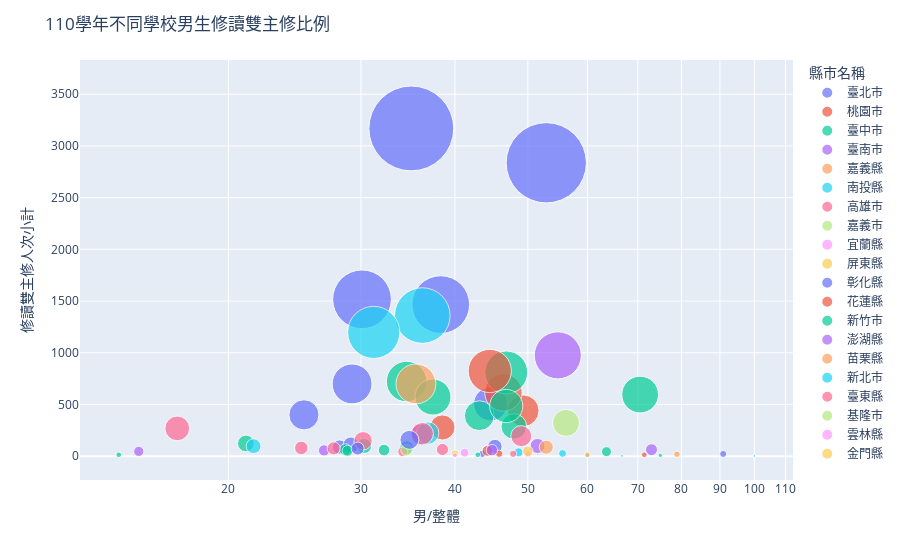

This figure's notebook cell:
### Markdown cell above
110學年不同學校男生選修雙主修比例

### Code cell
fig110 = px.scatter(collegeyearsex.query("學年度==110"), x="男/整體", y="修讀雙主修人次小計",
	         size="修讀雙主修人次小計", color="縣市名稱",
                 hover_name="學校名稱", log_x=True, size_max=60)
fig110.update_layout(title='110學年不同學校男生修讀雙主修比例')
fig110.show()

### Figure 1 — Plotly figure (JSON) as saved in the notebook; plotly's stock layout.template omitted (floating-point values rounded to 4 significant figures)
{"data": [{"hovertemplate": "<b>%{hovertext}</b><br><br>縣市名稱=臺北市<br>男/整體=%{x}<br>修讀雙主修人次小計=%{marker.size}<extra></extra>", "hovertext": ["世新大學", "中國文化大學", "國立政治大學", "國立臺北商業大學", "國立臺北教育大學", "國立臺北科技大學", "國立臺北藝術大學", "國立臺北護理健康大學", "國立臺灣大學", "國立臺灣師範大學", "國立臺灣戲曲學院", "國立臺灣科技大學", "大同大學", "實踐大學", "東吳大學", "臺北市立大學", "臺北醫學大學", "銘傳大學"], "legendgroup": "臺北市", "marker": {"color": "#636efa", "size": [400, 699, 3169, 23, 93, 22, 6, 10, 2837, 1466, 4, 505, 5, 14, 1517, 208, 89, 110], "sizemode": "area", "sizeref": 0.8803, "symbol": "circle"}, "mode": "markers", "name": "臺北市", "orientation": "v", "showlegend": true, "type": "scatter", "x": ["25.2%", "29.2%", "35.0%", "43.5%", "45.2%", "90.9%", "0.0%", "60.0%", "52.9%", "38.3%", "0.0%", "44.6%", "0.0%", "0.0%", "30.1%", "36.1%", "28.1%", "29.1%"], "xaxis": "x", "y": [400, 699, 3169, 23, 93, 22, 6, 10, 2837, 1466, 4, 505, 5, 14, 1517, 208, 89, 110], "yaxis": "y"}, {"hovertemplate": "<b>%{hovertext}</b><br><br>縣市名稱=桃園市<br>男/整體=%{x}<br>修讀雙主修人次小計=%{marker.size}<extra></extra>", "hovertext": ["中原大學", "元智大學", "國立中央大學", "國立體育大學", "長庚大學", "開南大學", "龍華科技大學"], "legendgroup": "桃園市", "marker": {"color": "#EF553B", "size": [278, 52, 440, 3, 616, 24, 14], "sizemode": "area", "sizeref": 0.8803, "symbol": "circle"}, "mode": "markers", "name": "桃園市", "orientation": "v", "showlegend": true, "type": "scatter", "x": ["38.5%", "44.2%", "49.3%", "66.7%", "46.4%", "45.8%", "71.4%"], "xaxis": "x", "y": [278, 52, 440, 3, 616, 24, 14], "yaxis": "y"}, {"hovertemplate": "<b>%{hovertext}</b><br><br>縣市名稱=臺中市<br>男/整體=%{x}<br>修讀雙主修人次小計=%{marker.size}<extra></extra>", "hovertext": ["中國醫藥大學", "中山醫學大學", "中臺科技大學", "亞洲大學", "僑光科技大學", "國立中興大學", "國立勤益科技大學", "國立臺中教育大學", "國立臺中科技大學", "國立臺灣體育運動大學", "嶺東科技大學", "弘光科技大學", "朝陽科技大學", "東海大學", "逢甲大學", "靜宜大學"], "legendgroup": "臺中市", "marker": {"color": "#00cc96", "size": [810, 123, 5, 99, 8, 392, 44, 63, 14, 3, 84, 59, 52, 722, 288, 572], "sizemode": "area", "sizeref": 0.8803, "symbol": "circle"}, "mode": "markers", "name": "臺中市", "orientation": "v", "showlegend": true, "type": "scatter", "x": ["46.8%", "21.1%", "0.0%", "30.3%", "75.0%", "43.1%", "63.6%", "28.6%", "14.3%", "0.0%", "34.5%", "32.2%", "28.8%", "34.5%", "47.9%", "37.4%"], "xaxis": "x", "y": [810, 123, 5, 99, 8, 392, 44, 63, 14, 3, 84, 59, 52, 722, 288, 572], "yaxis": "y"}, {"hovertemplate": "<b>%{hovertext}</b><br><br>縣市名稱=臺南市<br>男/整體=%{x}<br>修讀雙主修人次小計=%{marker.size}<extra></extra>", "hovertext": ["中華醫事科技大學", "國立成功大學", "國立臺南大學", "崑山科技大學", "遠東科技大學", "長榮大學"], "legendgroup": "臺南市", "marker": {"color": "#ab63fa", "size": [46, 975, 56, 99, 63, 58], "sizemode": "area", "sizeref": 0.8803, "symbol": "circle"}, "mode": "markers", "name": "臺南市", "orientation": "v", "showlegend": true, "type": "scatter", "x": ["15.2%", "54.8%", "26.8%", "51.5%", "73.0%", "44.8%"], "xaxis": "x", "y": [46, 975, 56, 99, 63, 58], "yaxis": "y"}, {"hovertemplate": "<b>%{hovertext}</b><br><br>縣市名稱=嘉義縣<br>男/整體=%{x}<br>修讀雙主修人次小計=%{marker.size}<extra></extra>", "hovertext": ["南華大學", "吳鳳科技大學", "國立中正大學"], "legendgroup": "嘉義縣", "marker": {"color": "#FFA15A", "size": [87, 2, 699], "sizemode": "area", "sizeref": 0.8803, "symbol": "circle"}, "mode": "markers", "name": "嘉義縣", "orientation": "v", "showlegend": true, "type": "scatter", "x": ["52.9%", "100.0%", "35.5%"], "xaxis": "x", "y": [87, 2, 699], "yaxis": "y"}, {"hovertemplate": "<b>%{hovertext}</b><br><br>縣市名稱=南投縣<br>男/整體=%{x}<br>修讀雙主修人次小計=%{marker.size}<extra></extra>", "hovertext": ["南開科技大學", "國立暨南國際大學"], "legendgroup": "南投縣", "marker": {"color": "#19d3f3", "size": [37, 223], "sizemode": "area", "sizeref": 0.8803, "symbol": "circle"}, "mode": "markers", "name": "南投縣", "orientation": "v", "showlegend": true, "type": "scatter", "x": ["48.6%", "36.8%"], "xaxis": "x", "y": [37, 223], "yaxis": "y"}, {"hovertemplate": "<b>%{hovertext}</b><br><br>縣市名稱=高雄市<br>男/整體=%{x}<br>修讀雙主修人次小計=%{marker.size}<extra></extra>", "hovertext": ["國立中山大學", "國立高雄大學", "國立高雄師範大學", "國立高雄科技大學", "國立高雄餐旅大學", "樹德科技大學", "義守大學", "輔英科技大學", "高苑科技大學", "高雄醫學大學"], "legendgroup": "高雄市", "marker": {"color": "#FF6692", "size": [194, 44, 149, 218, 5, 76, 65, 269, 2, 80], "sizemode": "area", "sizeref": 0.8803, "symbol": "circle"}, "mode": "markers", "name": "高雄市", "orientation": "v", "showlegend": true, "type": "scatter", "x": ["49.0%", "34.1%", "30.2%", "36.2%", "100.0%", "27.6%", "38.5%", "17.1%", "100.0%", "25.0%"], "xaxis": "x", "y": [194, 44, 149, 218, 5, 76, 65, 269, 2, 80], "yaxis": "y"}, {"hovertemplate": "<b>%{hovertext}</b><br><br>縣市名稱=嘉義市<br>男/整體=%{x}<br>修讀雙主修人次小計=%{marker.size}<extra></extra>", "hovertext": ["國立嘉義大學"], "legendgroup": "嘉義市", "marker": {"color": "#B6E880", "size": [58], "sizemode": "area", "sizeref": 0.8803, "symbol": "circle"}, "mode": "markers", "name": "嘉義市", "orientation": "v", "showlegend": true, "type": "scatter", "x": ["34.5%"], "xaxis": "x", "y": [58], "yaxis": "y"}, {"hovertemplate": "<b>%{hovertext}</b><br><br>縣市名稱=宜蘭縣<br>男/整體=%{x}<br>修讀雙主修人次小計=%{marker.size}<extra></extra>", "hovertext": ["國立宜蘭大學"], "legendgroup": "宜蘭縣", "marker": {"color": "#FF97FF", "size": [34], "sizemode": "area", "sizeref": 0.8803, "symbol": "circle"}, "mode": "markers", "name": "宜蘭縣", "orientation": "v", "showlegend": true, "type": "scatter", "x": ["41.2%"], "xaxis": "x", "y": [34], "yaxis": "y"}, {"hovertemplate": "<b>%{hovertext}</b><br><br>縣市名稱=屏東縣<br>男/整體=%{x}<br>修讀雙主修人次小計=%{marker.size}<extra></extra>", "hovertext": ["國立屏東大學", "國立屏東科技大學"], "legendgroup": "屏東縣", "marker": {"color": "#FECB52", "size": [25, 15], "sizemode": "area", "sizeref": 0.8803, "symbol": "circle"}, "mode": "markers", "name": "屏東縣", "orientation": "v", "showlegend": true, "type": "scatter", "x": ["40.0%", "60.0%"], "xaxis": "x", "y": [25, 15], "yaxis": "y"}, {"hovertemplate": "<b>%{hovertext}</b><br><br>縣市名稱=彰化縣<br>男/整體=%{x}<br>修讀雙主修人次小計=%{marker.size}<extra></extra>", "hovertext": ["國立彰化師範大學", "大葉大學"], "legendgroup": "彰化縣", "marker": {"color": "#636efa", "size": [158, 74], "sizemode": "area", "sizeref": 0.8803, "symbol": "circle"}, "mode": "markers", "name": "彰化縣", "orientation": "v", "showlegend": true, "type": "scatter", "x": ["34.8%", "29.7%"], "xaxis": "x", "y": [158, 74], "yaxis": "y"}, {"hovertemplate": "<b>%{hovertext}</b><br><br>縣市名稱=花蓮縣<br>男/整體=%{x}<br>修讀雙主修人次小計=%{marker.size}<extra></extra>", "hovertext": ["國立東華大學"], "legendgroup": "花蓮縣", "marker": {"color": "#EF553B", "size": [824], "sizemode": "area", "sizeref": 0.8803, "symbol": "circle"}, "mode": "markers", "name": "花蓮縣", "orientation": "v", "showlegend": true, "type": "scatter", "x": ["44.5%"], "xaxis": "x", "y": [824], "yaxis": "y"}, {"hovertemplate": "<b>%{hovertext}</b><br><br>縣市名稱=新竹市<br>男/整體=%{x}<br>修讀雙主修人次小計=%{marker.size}<extra></extra>", "hovertext": ["國立清華大學", "國立陽明交通大學", "玄奘大學"], "legendgroup": "新竹市", "marker": {"color": "#00cc96", "size": [485, 596, 14], "sizemode": "area", "sizeref": 0.8803, "symbol": "circle"}, "mode": "markers", "name": "新竹市", "orientation": "v", "showlegend": true, "type": "scatter", "x": ["46.8%", "70.5%", "42.9%"], "xaxis": "x", "y": [485, 596, 14], "yaxis": "y"}, {"hovertemplate": "<b>%{hovertext}</b><br><br>縣市名稱=澎湖縣<br>男/整體=%{x}<br>修讀雙主修人次小計=%{marker.size}<extra></extra>", "hovertext": ["國立澎湖科技大學"], "legendgroup": "澎湖縣", "marker": {"color": "#ab63fa", "size": [2], "sizemode": "area", "sizeref": 0.8803, "symbol": "circle"}, "mode": "markers", "name": "澎湖縣", "orientation": "v", "showlegend": true, "type": "scatter", "x": ["100.0%"], "xaxis": "x", "y": [2], "yaxis": "y"}, {"hovertemplate": "<b>%{hovertext}</b><br><br>縣市名稱=苗栗縣<br>男/整體=%{x}<br>修讀雙主修人次小計=%{marker.size}<extra></extra>", "hovertext": ["國立聯合大學"], "legendgroup": "苗栗縣", "marker": {"color": "#FFA15A", "size": [19], "sizemode": "area", "sizeref": 0.8803, "symbol": "circle"}, "mode": "markers", "name": "苗栗縣", "orientation": "v", "showlegend": true, "type": "scatter", "x": ["78.9%"], "xaxis": "x", "y": [19], "yaxis": "y"}, {"hovertemplate": "<b>%{hovertext}</b><br><br>縣市名稱=新北市<br>男/整體=%{x}<br>修讀雙主修人次小計=%{marker.size}<extra></extra>", "hovertext": ["國立臺北大學", "國立臺灣藝術大學", "景文科技大學", "真理大學", "聖約翰科技大學", "華梵大學", "輔仁大學"], "legendgroup": "新北市", "marker": {"color": "#19d3f3", "size": [1360, 97, 27, 3, 3, 2, 1197], "sizemode": "area", "sizeref": 0.8803, "symbol": "circle"}, "mode": "markers", "name": "新北市", "orientation": "v", "showlegend": true, "type": "scatter", "x": ["36.2%", "21.6%", "55.6%", "100.0%", "66.7%", "100.0%", "31.2%"], "xaxis": "x", "y": [1360, 97, 27, 3, 3, 2, 1197], "yaxis": "y"}, {"hovertemplate": "<b>%{hovertext}</b><br><br>縣市名稱=臺東縣<br>男/整體=%{x}<br>修讀雙主修人次小計=%{marker.size}<extra></extra>", "hovertext": ["國立臺東大學"], "legendgroup": "臺東縣", "marker": {"color": "#FF6692", "size": [23], "sizemode": "area", "sizeref": 0.8803, "symbol": "circle"}, "mode": "markers", "name": "臺東縣", "orientation": "v", "showlegend": true, "type": "scatter", "x": ["47.8%"], "xaxis": "x", "y": [23], "yaxis": "y"}, {"hovertemplate": "<b>%{hovertext}</b><br><br>縣市名稱=基隆市<br>男/整體=%{x}<br>修讀雙主修人次小計=%{marker.size}<extra></extra>", "hovertext": ["國立臺灣海洋大學"], "legendgroup": "基隆市", "marker": {"color": "#B6E880", "size": [322], "sizemode": "area", "sizeref": 0.8803, "symbol": "circle"}, "mode": "markers", "name": "基隆市", "orientation": "v", "showlegend": true, "type": "scatter", "x": ["56.2%"], "xaxis": "x", "y": [322], "yaxis": "y"}, {"hovertemplate": "<b>%{hovertext}</b><br><br>縣市名稱=雲林縣<br>男/整體=%{x}<br>修讀雙主修人次小計=%{marker.size}<extra></extra>", "hovertext": ["國立虎尾科技大學", "國立雲林科技大學"], "legendgroup": "雲林縣", "marker": {"color": "#FF97FF", "size": [20, 10], "sizemode": "area", "sizeref": 0.8803, "symbol": "circle"}, "mode": "markers", "name": "雲林縣", "orientation": "v", "showlegend": true, "type": "scatter", "x": ["50.0%", "40.0%"], "xaxis": "x", "y": [20, 10], "yaxis": "y"}, {"hovertemplate": "<b>%{hovertext}</b><br><br>縣市名稱=金門縣<br>男/整體=%{x}<br>修讀雙主修人次小計=%{marker.size}<extra></extra>", "hovertext": ["國立金門大學"], "legendgroup": "金門縣", "marker": {"color": "#FECB52", "size": [48], "sizemode": "area", "sizeref": 0.8803, "symbol": "circle"}, "mode": "markers", "name": "金門縣", "orientation": "v", "showlegend": true, "type": "scatter", "x": ["50.0%"], "xaxis": "x", "y": [48], "yaxis": "y"}], "layout": {"legend": {"itemsizing": "constant", "title": {"text": "縣市名稱"}, "tracegroupgap": 0}, "margin": {"t": 60}, "title": {"text": "110學年不同學校男生修讀雙主修比例"}, "xaxis": {"anchor": "y", "domain": [0, 1], "title": {"text": "男/整體"}, "type": "log"}, "yaxis": {"anchor": "x", "domain": [0, 1], "title": {"text": "修讀雙主修人次小計"}}}}
